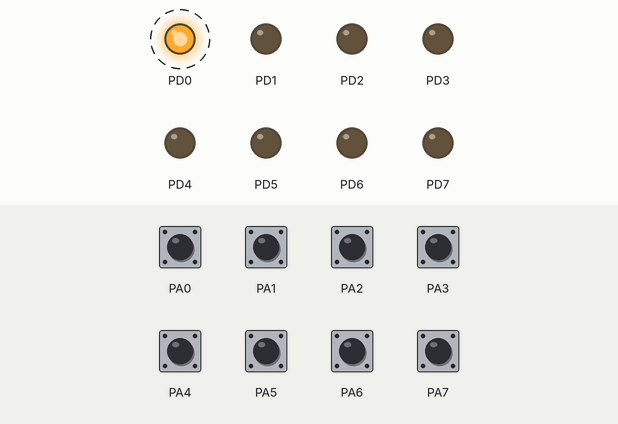
Simulated run of this program. Board: ATmega32, built with avr-gcc and emulated at 16 MHz (the files do not name the chip). Parts: output pins drawn as LEDs (lit = HIGH). Dashed ring = blinking. Inputs (shaded band) come from the test bench; at power-on: PA0–7 HIGH.

Above: at 1.25 s.
1.3 s: PA0 pulled LOW for 0.15 s
At 1.46 s:
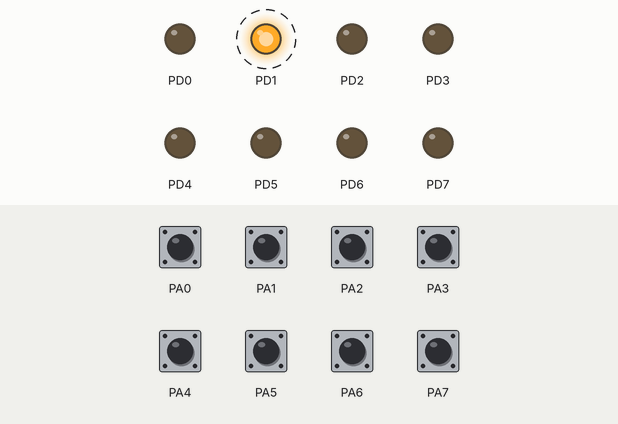
4.3 s: PA1 pulled LOW for 0.15 s
At 4.37 s:
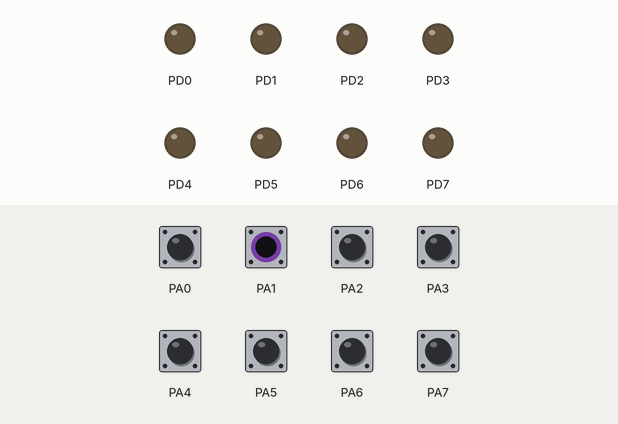
7.3 s: PA1 pulled LOW for 1 s
At 8.51 s:
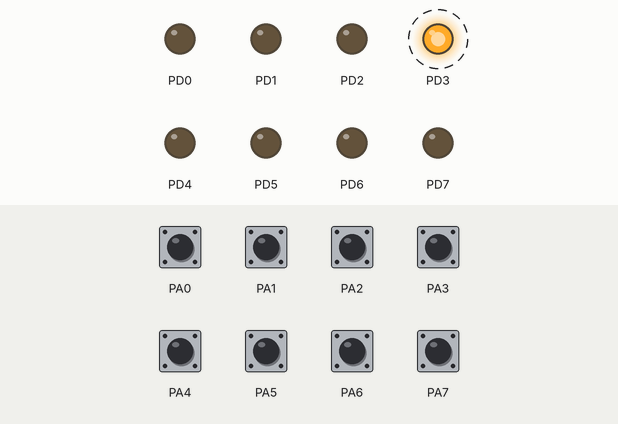
10.5 s: PA1 pulled LOW for 0.15 s
At 10.83 s:
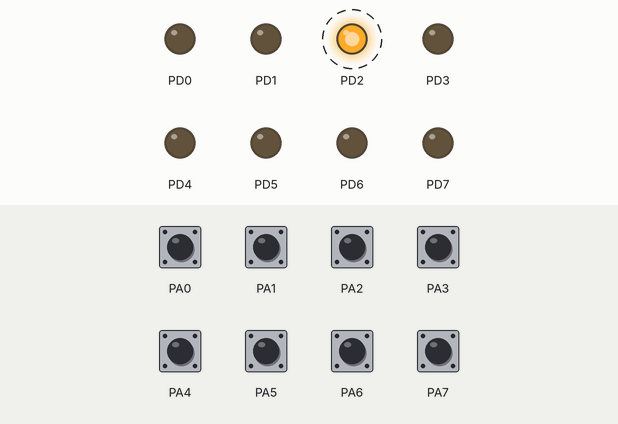
13.5 s: PA0 pulled LOW for 1 s
At 13.63 s:
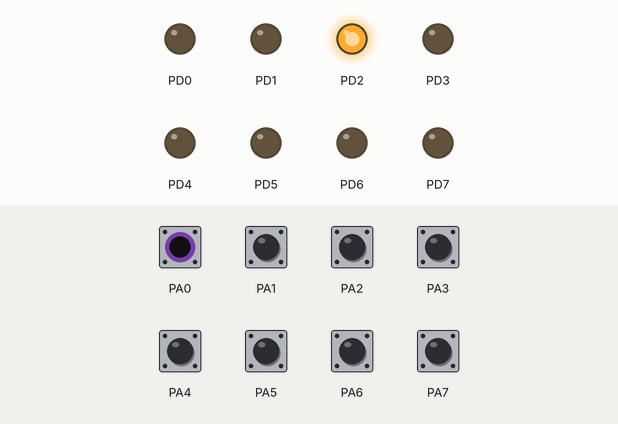
Timing chart, 0 to 17.5 s (numbered marks = the images above; inputs shaded):
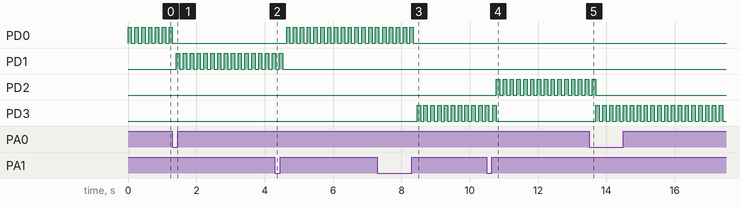

The program:

main.c
```c
#define F_CPU 16000000UL
#include <avr/io.h>
#include <util/delay.h>
#include "ap/ledmachine/ledmachine.h"

int main(void)
{
	ledmachineinit();
	while(1)
	{
		ledmachineexecute();
	}
}
```

ledmachine.c
```c
#include "ledmachine.h"

uint8_t ledData;
button_t btnNext, btnPrev;
uint8_t ledState;

void ledmachineinit()
{
	ledData = 0x00;
	DDRA = 0x00;
	PORTA = 0xff;
	button_init(&btnNext, &DDRA, &PINA, 0);
	button_init(&btnPrev, &DDRA, &PINA, 1);

	LEDinit();
}

void LED1()
{
	ledData ^= 0x01;
	LEDwritedata(ledData);
}
void LED2()
{
	ledData ^= 0x02;
	LEDwritedata(ledData);
}
void LED3()
{
	ledData ^= 0x04;
	LEDwritedata(ledData);
}
void LED4()
{
	ledData ^= 0x08;
	LEDwritedata(ledData);
}

void ledmachineexecute()
{

	switch(ledState)
	{
		case 0:
		LED1();
		if(Button_GetState(&btnNext)==ACT_PUSHED)
		{
			ledState = 1;
			ledData = 0x00;
		}
		else if(Button_GetState(&btnPrev)==ACT_RELEASED)
		{
			ledState = 3;
			ledData = 0x00;
		}
		break;
		case 1:
		LED2();
		if(Button_GetState(&btnNext)==ACT_PUSHED)
		{
			ledState = 2;
			ledData = 0x00;
		}
		else if(Button_GetState(&btnPrev)==ACT_RELEASED)
		{
			ledState = 0;
			ledData = 0x00;
		}
		break;
		case 2:
		LED3();
		if(Button_GetState(&btnNext)==ACT_PUSHED)
		{
			ledState = 3;
			ledData = 0x00;
		}
		else if(Button_GetState(&btnPrev)==ACT_RELEASED)
		{
			ledState = 1;
			ledData = 0x00;
		}
		break;
		case 3:
		LED4();
		if(Button_GetState(&btnNext)==ACT_PUSHED)
		{
			ledState = 0;
			ledData = 0x00;
		}
		else if(Button_GetState(&btnPrev)==ACT_RELEASED)
		{
			ledState = 2;
			ledData = 0x00;
		}
		break;
	}
	_delay_ms(100);
}
```

ledmachine.h
```c
#ifndef LEDMACHINE_H_
#define LEDMACHINE_H_

#define F_CPU 16000000UL
#include <avr/io.h>
#include <util/delay.h>
#include "../../driver/Button/Button.h"
#include "../../driver/LED/LED.h"

void ledmachineinit();
void ledmachineexecute();
void LED1();
void LED2();
void LED3();
void LED4();

#endif 
```

Button.c
```c
#include "Button.h"

void button_init(button_t *btn, volatile uint8_t *ddr, volatile uint8_t *pin, uint8_t pinNum)
{
	btn->DDR = ddr;
	btn->PIN = pin;
	btn->pinNum = pinNum;
	btn->prevState = 1;
	*btn->DDR &= ~(1<<btn->pinNum);
}

uint8_t Button_GetState(button_t *btn)
{
	uint8_t curState = *btn->PIN & (1<<btn->pinNum);
	if((curState ==0) && btn->prevState == 1)
	{
		_delay_ms(10);
		btn->prevState = PUSHED;
		return ACT_PUSHED;
	}
	else if((curState != 0) && btn->prevState == 0)
	{
		_delay_ms(10);
		btn->prevState = RELEASED;
		return ACT_RELEASED;
	}
	return ACT_NONE;
}
```

Button.h
```c
#ifndef BUTTON_H_
#define BUTTON_H_

#define F_CPU 16000000UL
#include <util/delay.h>
#include <avr/io.h>

enum {PUSHED, RELEASED};
enum {ACT_PUSHED, ACT_RELEASED, ACT_NONE};
uint8_t ledData;

typedef struct _button
{
	volatile uint8_t *DDR;  // port 정보
	volatile uint8_t *PIN; // pin number 정보
	uint8_t pinNum;
	uint8_t prevState; // static prevState
}button_t;

void button_init(button_t *btn, volatile uint8_t *ddr, volatile uint8_t *pin, uint8_t pinNum);
uint8_t Button_GetState(button_t *btn);

#endif /* BUTTON_H_ */
```

LED.c
```c
#include "LED.h"

uint8_t LED_PORT;

void LEDinit()
{
	LEDDDR = 0xff;
}

void LEDallon()
{

	LEDPORT = 0xff;
}

void LEDwritedata(uint8_t data)
{
	LEDPORT = data;
}
```

LED.h
```c
#ifndef LED_H_
#define LED_H_

#define F_CPU 16000000UL
#include <util/delay.h>
#include <avr/io.h>

#define LEDDDR DDRD
#define LEDPORT PORTD

void LEDinit();
void LEDallon();
void LEDwritedata(uint8_t data);


#endif /* LED_H_ */
```

Measured:
- after the input at 1.3 s, PD0: goes on until 1.3 s, then stays LOW; PD1: alternates HIGH for 0.10 s and LOW for 0.10 s, starting after 0.11 s
- after the input at 4.3 s, PD0: alternates HIGH for 0.10 s and LOW for 0.10 s, starting after 0.34 s; PD1: goes on until 4.5 s, then stays LOW
- after the input at 7.3 s, PD0: goes on until 8.4 s, then stays LOW; PD3: alternates HIGH for 0.10 s and LOW for 0.10 s, starting after 1.2 s
- after the input at 10.5 s, PD2: alternates HIGH for 0.10 s and LOW for 0.10 s, starting after 0.28 s; PD3: goes on until 10.8 s, then stays LOW
- after the input at 13.5 s, PD2: goes on until 13.7 s, then stays LOW; PD3: alternates HIGH for 0.10 s and LOW for 0.10 s, starting after 0.19 s
- by itself, PD0: alternates HIGH for 0.10 s and LOW for 0.10 s
